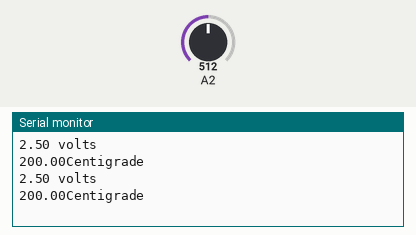
Simulated run of this sketch. Board: Arduino Uno, built with avr-gcc and run on an emulated ATmega328P. On the bench: the last lines printed to the serial monitor. The inputs (shaded band) are chosen by the test bench; at power-on: A2 = 512.

Above: at 5.8 s.
5.9 s: A2 set to 716
At 11.0 s:
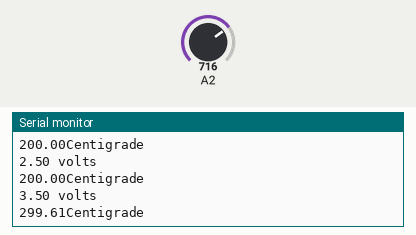
11.9 s: A2 set to 900
At 16.0 s:
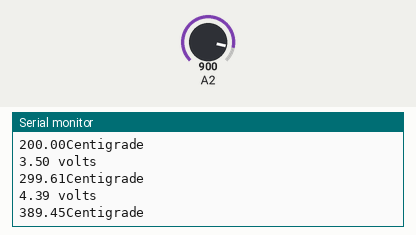
Timing chart, 0 to 17.5 s (numbered marks = the images above; inputs shaded):
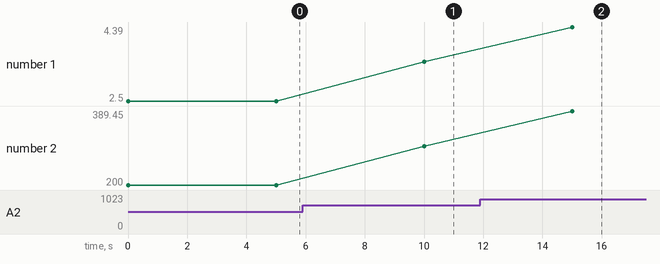

Measured:
- after the input at 5.9 s, the serial monitor: prints a new line after 4.1 s (image 1)
- after the input at 11.9 s, the serial monitor: prints a new line after 3.1 s (image 2)
- plotted number 1: 2.5 → 3.5 after the input at 5.9 s, 3.5 → 4.39 after the input at 11.9 s
- plotted number 2: 200 → 299.61 after the input at 5.9 s, 299.61 → 389.45 after the input at 11.9 s

The sketch:

tempsensor_code.ino
```cpp
void setup()
{
  pinMode(A2, INPUT);
  Serial.begin(9600);
}

void loop() {
  float reading = analogRead(A2);
  // put your main code here, to run repeatedly:
 float voltage = reading * 5.0;
 voltage /= 1024.0;

 // print out the voltage
 Serial.print(voltage); Serial.println(" volts");

 // now print out the temperature
 float temperatureC = (voltage - 0.5) * 100 ;
  Serial.print(temperatureC); Serial.print("Centigrade");
  Serial.println();
  delay(5000);
}
```
